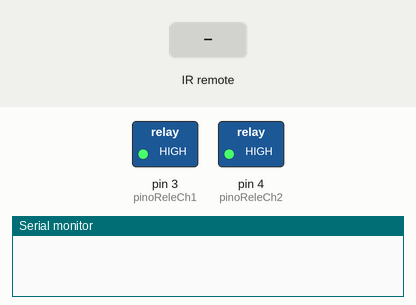
Recording of a sketch running on a simulated Arduino Uno, built with avr-gcc and run on an emulated ATmega328P. On the bench: switched loads named in the sketch (green lamp = pin HIGH), the last lines printed to the serial monitor. Inputs (shaded band) come from the test bench.

Above: at 1.2 s.
1.3 s: infrared code 0xFFA25D received
At 1.7 s:
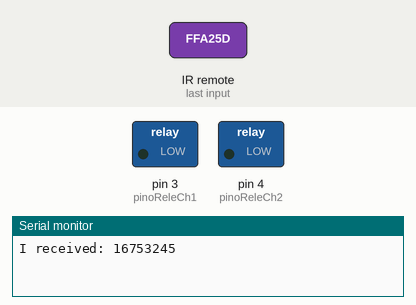
Timing chart, 0 to 4.3 s (numbered marks = the images above; inputs shaded):
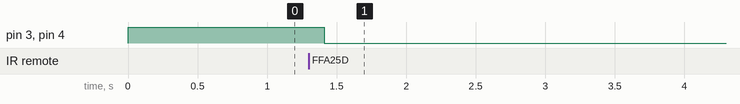

The sketch:

Rl_.ino
```cpp
//  Biblioteca para acesso ao sensor IR
#include <IRremote.h>

#define pinoIR    2 // Pino digital para receber sinal do sensor IR

IRrecv receptor(pinoIR);   //  Cria um receptor que decodifica o sinal do sensor IR - codigos do controle remoto
decode_results resultados; //  Variavel que aramzenara os resultados recebidos


long int codTecla1 =   16753245; //CÓDIGO DA TECLA 1 (ALTERE PARA O CÓDIGO DECIMAL QUE VOCÊ CAPTUROU)
long int codTecla2 = 16736925; //CÓDIGO DA TECLA 2 (ALTERE PARA O CÓDIGO DECIMAL QUE VOCÊ CAPTUROU)
long int codTecla3 = 16769565; //CÓDIGO DA TECLA 3 (ALTERE PARA O CÓDIGO DECIMAL QUE VOCÊ CAPTUROU)
long int codTecla4 = 16720605; //CÓDIGO DA TECLA 4 (ALTERE PARA O CÓDIGO DECIMAL QUE VOCÊ CAPTUROU)
long int codTecla5 = 16712445; //CÓDIGO DA TECLA 5 (ALTERE PARA O CÓDIGO DECIMAL QUE VOCÊ CAPTUROU)

const int pinoReleCh1 = 3; //PINO DIGITAL UTILIZADO PELO MÓDULO RELÉ (CANAL 1)
const int pinoReleCh2 = 4; //PINO DIGITAL UTILIZADO PELO MÓDULO RELÉ (CANAL 2)

int incomingByte = 0;

int statusLampCh1 = 0; //VARIÁVEL QUE CONTROLA O ESTADO DO MÓDULO RELÉ NO CANAL 1 (LIGADO / DESLIGADO)
int statusLampCh2 = 0; //VARIÁVEL QUE CONTROLA O ESTADO DO MÓDULO RELÉ NO CANAL 2 (LIGADO / DESLIGADO)


void setup(){

  Serial.begin(9600);

  receptor.enableIRIn();    //  Habilita o receptor para inicio de processamento dos codigos recebidos do emissor IR

  pinMode(pinoReleCh1, OUTPUT); //DEFINE O PINO COMO SAÍDA
  pinMode(pinoReleCh2, OUTPUT); //DEFINE O PINO COMO SAÍDA

  digitalWrite(pinoReleCh1, HIGH); //MÓDULO RELÉ INICIA DESLIGADO
  digitalWrite(pinoReleCh2, HIGH); //MÓDULO RELÉ INICIA DESLIGADO
}
void loop(){

 //if (Serial.available() > 0)
 if(receptor.decode(&resultados)) {
    // lê do buffer o dado recebido:
    //incomingByte = Serial.read();

    // responde com o dado recebido:
    Serial.print("I received: ");
    Serial.println(resultados.value);
    delay(100); //INTERVALO DE 100 MILISSEGUNDOS

    if(resultados.value == codTecla1 && statusLampCh1 == 0){
      digitalWrite(pinoReleCh1, LOW); //LIGA O MÓDULO RELÉ (LÂMPADA ACENDE)
      statusLampCh1 = 1; //VARIÁVEL RECEBE O VALOR 1
      digitalWrite(pinoReleCh2, LOW); //LIGA O MÓDULO RELÉ (LÂMPADA ACENDE)
      statusLampCh2 = 1; //VARIÁVEL RECEBE O VALOR 1
      delay(200); //INTERVALO DE 200 MILISSEGUNDOS
    }
    else if(resultados.value == codTecla1 && statusLampCh1 == 1){
      digitalWrite(pinoReleCh1, HIGH); //LIGA O MÓDULO RELÉ (LÂMPADA ACENDE)
      statusLampCh1 = 0; //VARIÁVEL RECEBE O VALOR 1
      digitalWrite(pinoReleCh2, HIGH); //LIGA O MÓDULO RELÉ (LÂMPADA ACENDE)
      statusLampCh2 = 0; //VARIÁVEL RECEBE O VALOR 1
      delay(200); //INTERVALO DE 200 MILISSEGUNDOS
    }
    receptor.resume(); //AGUARDA O RECEBIMENTO DE UM NOVO SINAL IR
  }
  delay(10); //INTERVALO DE 10 MILISSEGUNDOS
}
```

Measured:
- after the input at 1.3 s, pin 3 (pinoReleCh1), pin 4 (pinoReleCh2): HIGH → LOW after 0.11 s
